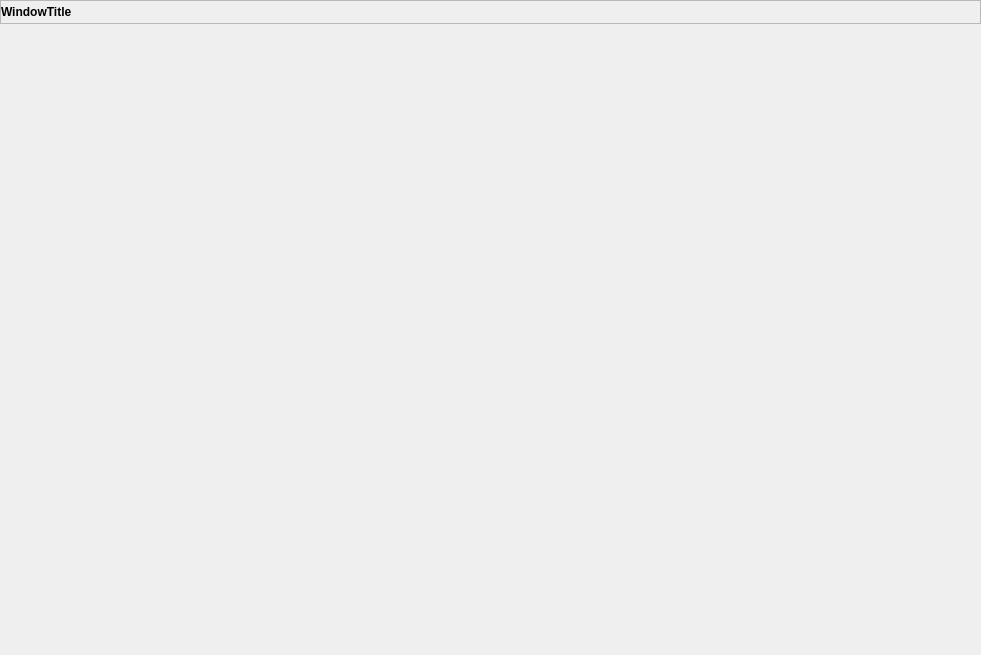
<?xml version="1.0" encoding="UTF-8"?>
<ui version="4.0">
 <class>Form</class>
 <widget class="QWidget" name="Form">
  <property name="geometry">
   <rect>
    <x>0</x>
    <y>0</y>
    <width>981</width>
    <height>655</height>
   </rect>
  </property>
  <property name="windowTitle">
   <string>Form</string>
  </property>
  <layout class="QVBoxLayout" name="verticalLayout_2">
   <property name="spacing">
    <number>0</number>
   </property>
   <property name="leftMargin">
    <number>0</number>
   </property>
   <property name="topMargin">
    <number>0</number>
   </property>
   <property name="rightMargin">
    <number>0</number>
   </property>
   <property name="bottomMargin">
    <number>0</number>
   </property>
   <item>
    <layout class="QVBoxLayout" name="verticalLayout" stretch="0,1">
     <property name="spacing">
      <number>0</number>
     </property>
     <item>
      <widget class="QFrame" name="titleBarFrame">
       <property name="sizePolicy">
        <sizepolicy hsizetype="Preferred" vsizetype="Fixed">
         <horstretch>0</horstretch>
         <verstretch>0</verstretch>
        </sizepolicy>
       </property>
       <property name="frameShape">
        <enum>QFrame::StyledPanel</enum>
       </property>
       <property name="frameShadow">
        <enum>QFrame::Sunken</enum>
       </property>
       <property name="lineWidth">
        <number>3</number>
       </property>
       <layout class="QVBoxLayout" name="verticalLayout_4">
        <property name="spacing">
         <number>0</number>
        </property>
        <property name="leftMargin">
         <number>0</number>
        </property>
        <property name="topMargin">
         <number>0</number>
        </property>
        <property name="rightMargin">
         <number>0</number>
        </property>
        <property name="bottomMargin">
         <number>0</number>
        </property>
        <item>
         <layout class="QHBoxLayout" name="horizontalLayout" stretch="1,0,0">
          <item>
           <widget class="QLabel" name="titleLabel">
            <property name="font">
             <font>
              <bold>true</bold>
             </font>
            </property>
            <property name="text">
             <string>WindowTitle</string>
            </property>
           </widget>
          </item>
          <item>
           <widget class="QPushButton" name="MinimizeButton">
            <property name="sizePolicy">
             <sizepolicy hsizetype="Maximum" vsizetype="Fixed">
              <horstretch>0</horstretch>
              <verstretch>0</verstretch>
             </sizepolicy>
            </property>
            <property name="text">
             <string/>
            </property>
            <property name="icon">
             <iconset resource="../../../res/app_resources.qrc">
              <normaloff>:/Icons/icons/actions/list-remove.png</normaloff>:/Icons/icons/actions/list-remove.png</iconset>
            </property>
            <property name="iconSize">
             <size>
              <width>15</width>
              <height>15</height>
             </size>
            </property>
            <property name="flat">
             <bool>true</bool>
            </property>
           </widget>
          </item>
          <item>
           <widget class="QPushButton" name="zoomButton">
            <property name="sizePolicy">
             <sizepolicy hsizetype="Maximum" vsizetype="Fixed">
              <horstretch>0</horstretch>
              <verstretch>0</verstretch>
             </sizepolicy>
            </property>
            <property name="text">
             <string/>
            </property>
            <property name="icon">
             <iconset resource="../../../res/app_resources.qrc">
              <normaloff>:/Icons/icons/actions/system-search.png</normaloff>:/Icons/icons/actions/system-search.png</iconset>
            </property>
            <property name="iconSize">
             <size>
              <width>15</width>
              <height>15</height>
             </size>
            </property>
            <property name="flat">
             <bool>true</bool>
            </property>
           </widget>
          </item>
         </layout>
        </item>
       </layout>
      </widget>
     </item>
     <item>
      <layout class="QVBoxLayout" name="verticalLayout_3">
       <item>
        <spacer name="verticalSpacer">
         <property name="orientation">
          <enum>Qt::Vertical</enum>
         </property>
         <property name="sizeHint" stdset="0">
          <size>
           <width>20</width>
           <height>40</height>
          </size>
         </property>
        </spacer>
       </item>
      </layout>
     </item>
    </layout>
   </item>
  </layout>
 </widget>
 <resources>
  <include location="../../../res/app_resources.qrc"/>
 </resources>
 <connections/>
</ui>
